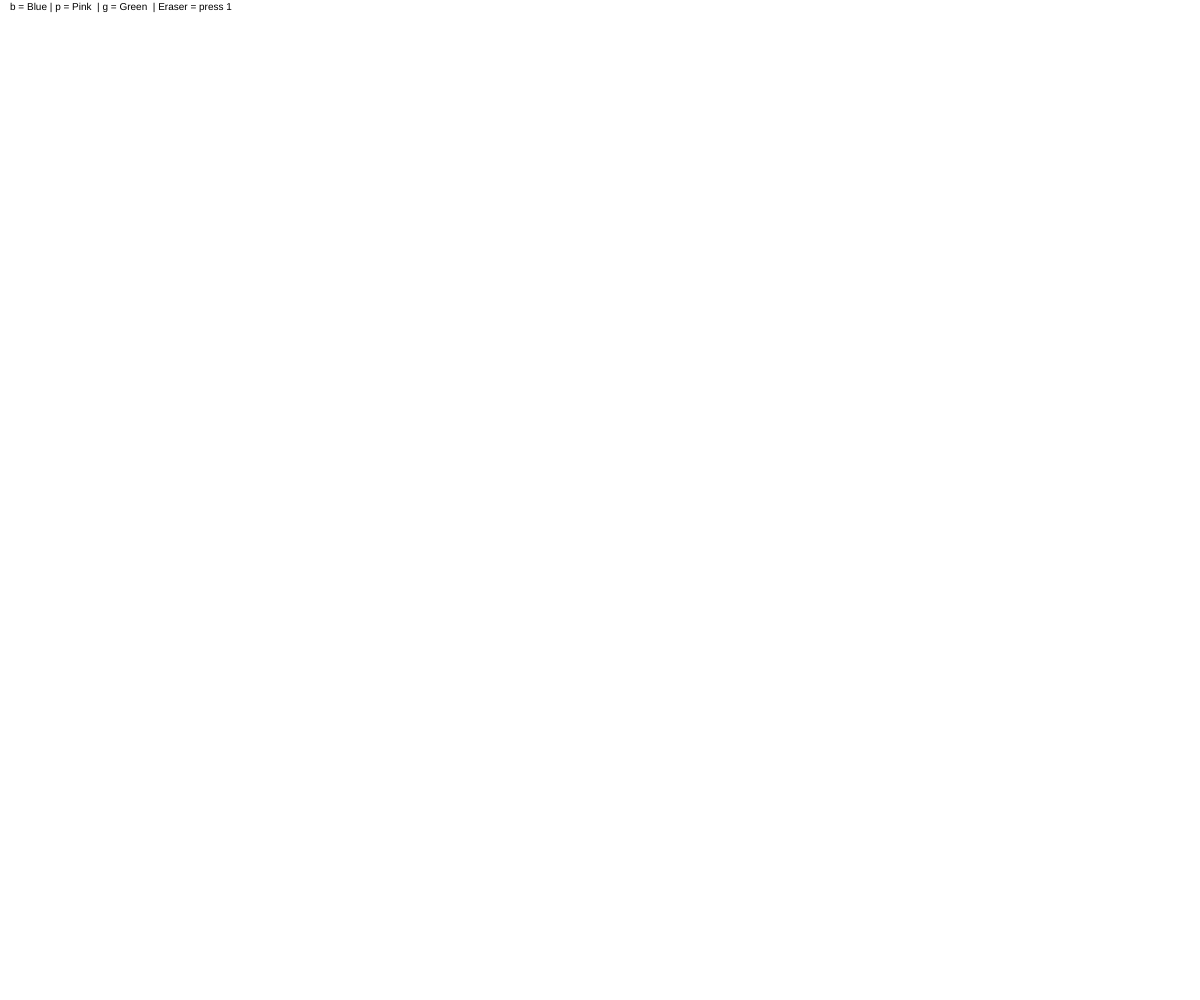
Frame 1 (no input)
Frame 60 (no input): identical to frame 1, image omitted
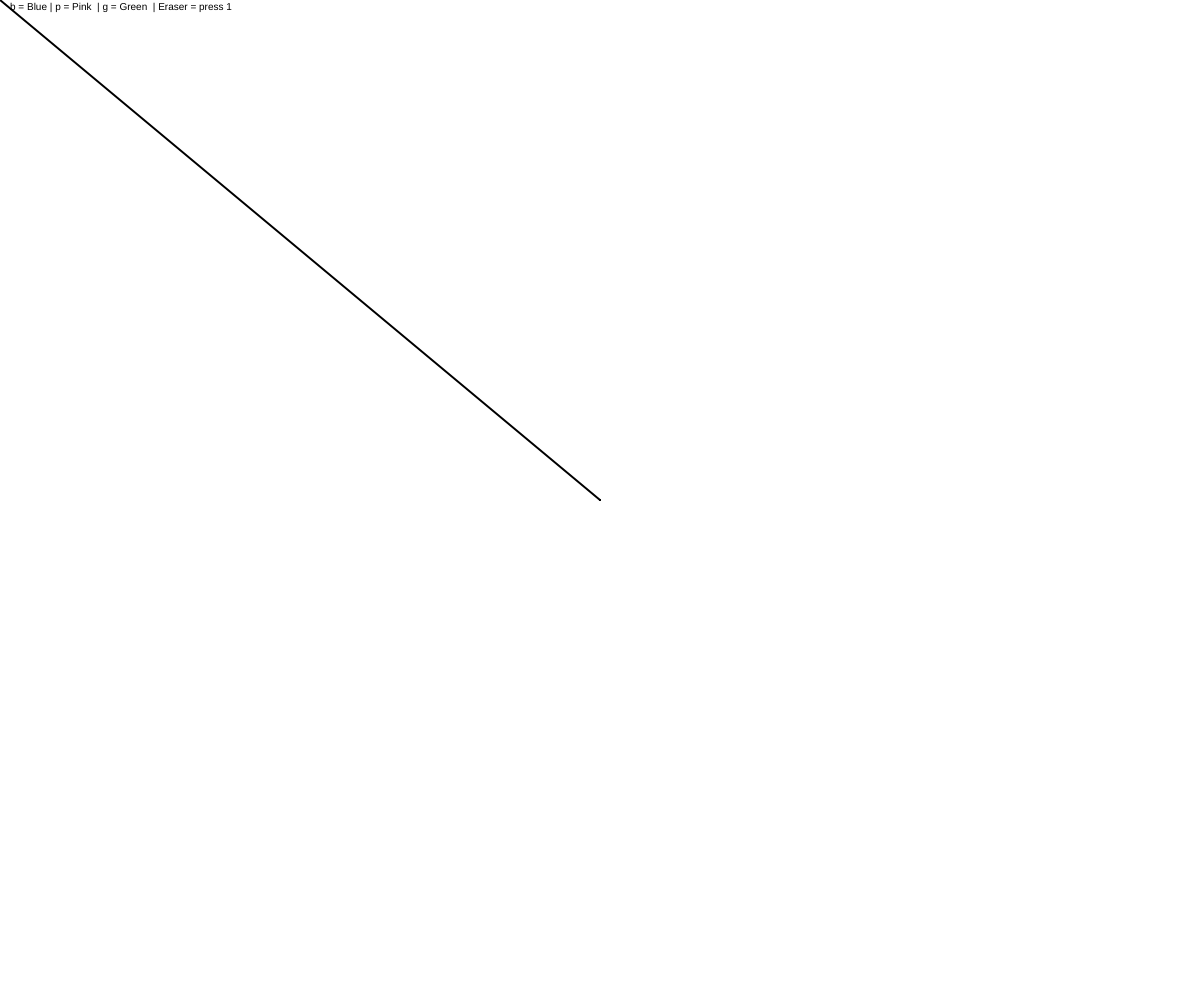
Frame 120 (the mouse pressed at the canvas centre since frame 60)

The p5.js sketch that drew these frames (run headless with seeded random() and noise() and a simulated clock; from frame 60 on, the mouse is pressed at the canvas centre):

// p5.js sketch
// ── sketch.js
var weight = 2
var strokeColor = "black"

function setup() {
  createCanvas(windowWidth, windowHeight)
textSize(10)
text('b = ' + 'Blue' + " | p = " +"Pink " + " | g = " + "Green " + " | Eraser = " + "press 1", 10, 10)
  
}

function draw() {

  if (mouseIsPressed) {
    stroke(strokeColor)
    strokeWeight(weight)
    line(pmouseX, pmouseY, mouseX, mouseY);
  }
}

function keyTyped() {
  if (key === 'b') {
    strokeColor = 'blue';
  } else if (key === 'p') {
    strokeColor = '#E32173';
  } else if (key === 'g'){
  strokeColor = 'green'
  }
//eraser
else if (key === '1'){
  strokeColor = 'white'
  weight = 35
}
 
}
